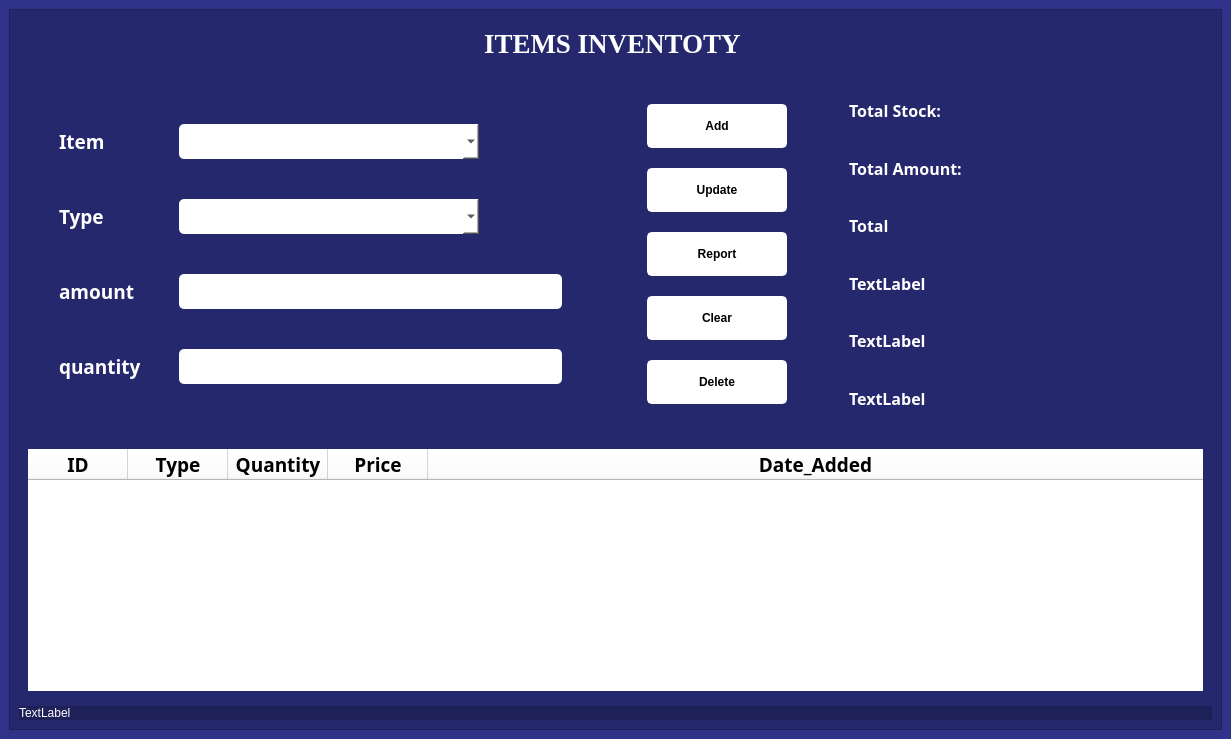
<?xml version="1.0" encoding="UTF-8"?>
<ui version="4.0">
 <class>MainWindow</class>
 <widget class="QMainWindow" name="MainWindow">
  <property name="geometry">
   <rect>
    <x>0</x>
    <y>0</y>
    <width>1231</width>
    <height>739</height>
   </rect>
  </property>
  <property name="windowTitle">
   <string>MainWindow</string>
  </property>
  <property name="styleSheet">
   <string notr="true">background-color: rgba(44, 47, 134, 200);
color: white;</string>
  </property>
  <widget class="QWidget" name="centralwidget">
   <property name="styleSheet">
    <string notr="true">/*background-color: rgb(88, 162, 157);
color: rgb(255, 255, 255);*/
background-color: rgba(44, 47, 134, 200);
color: white;</string>
   </property>
   <layout class="QVBoxLayout" name="verticalLayout_2">
    <item>
     <widget class="QFrame" name="frame">
      <property name="styleSheet">
       <string notr="true">background-color: rgba(0, 0, 0, 50);</string>
      </property>
      <property name="frameShape">
       <enum>QFrame::StyledPanel</enum>
      </property>
      <property name="frameShadow">
       <enum>QFrame::Raised</enum>
      </property>
      <layout class="QVBoxLayout" name="verticalLayout_3">
       <item>
        <widget class="QFrame" name="frame_5">
         <property name="minimumSize">
          <size>
           <width>1038</width>
           <height>0</height>
          </size>
         </property>
         <property name="styleSheet">
          <string notr="true">background-color: none;
border: none;
</string>
         </property>
         <property name="frameShape">
          <enum>QFrame::StyledPanel</enum>
         </property>
         <property name="frameShadow">
          <enum>QFrame::Raised</enum>
         </property>
         <layout class="QVBoxLayout" name="verticalLayout">
          <item alignment="Qt::AlignHCenter">
           <widget class="QLabel" name="label_8">
            <property name="font">
             <font>
              <family>Times New Roman</family>
              <pointsize>20</pointsize>
              <bold>true</bold>
             </font>
            </property>
            <property name="styleSheet">
             <string notr="true">background-color: none;
border: none;
</string>
            </property>
            <property name="text">
             <string>ITEMS INVENTOTY </string>
            </property>
           </widget>
          </item>
         </layout>
        </widget>
       </item>
       <item>
        <widget class="QFrame" name="frame_2">
         <property name="styleSheet">
          <string notr="true">#frame_2{
	color: rgb(255, 255, 255);
padding: 10px;
background-color: none;
border: none;
}

#frame_3{
	height: 80px;
	border-radius: 9px;
	background-color: rgb(81, 161, 134);
	padding-left: 10px;
	color: rgb(255, 255, 255);
padding:5px;

}
QPushButton{
	color: white;
	border-radius: 9px;
	border: 2px solid white;
	background-color: rgb(0, 0, 99);
	padding: 2px;
	height: 20px;
	font: 700 11pt &quot;Segoe UI&quot;;
}

QPushButton::hover{
	background-color: rgb(255, 98, 46);
padding: 20px;
}

QComboBox{
	background-color: rgb(255, 255, 255);
	border-radius: 5px;
	padding: 5px;
	color: rgb(0, 0, 0);
}

QComboBox::hover{
	background-color: rgb(255, 255, 255);
}

QLineEdit{
	background-color: rgb(255, 255, 255);
	border-radius: 5px;
	padding: 5px;
	color: rgb(0, 0, 0);
}
QSpinBox::hover{
	background-color: rgb(255, 255, 255);
}</string>
         </property>
         <property name="frameShape">
          <enum>QFrame::StyledPanel</enum>
         </property>
         <property name="frameShadow">
          <enum>QFrame::Raised</enum>
         </property>
         <layout class="QHBoxLayout" name="horizontalLayout">
          <property name="spacing">
           <number>25</number>
          </property>
          <property name="leftMargin">
           <number>0</number>
          </property>
          <property name="topMargin">
           <number>0</number>
          </property>
          <property name="rightMargin">
           <number>0</number>
          </property>
          <property name="bottomMargin">
           <number>0</number>
          </property>
          <item>
           <layout class="QGridLayout" name="gridLayout_3">
            <item row="0" column="0">
             <layout class="QGridLayout" name="gridLayout">
              <property name="leftMargin">
               <number>30</number>
              </property>
              <property name="topMargin">
               <number>20</number>
              </property>
              <property name="rightMargin">
               <number>30</number>
              </property>
              <property name="bottomMargin">
               <number>20</number>
              </property>
              <property name="horizontalSpacing">
               <number>10</number>
              </property>
              <property name="verticalSpacing">
               <number>20</number>
              </property>
              <item row="3" column="0">
               <widget class="QLabel" name="label_4">
                <property name="minimumSize">
                 <size>
                  <width>90</width>
                  <height>0</height>
                 </size>
                </property>
                <property name="maximumSize">
                 <size>
                  <width>16777215</width>
                  <height>16777215</height>
                 </size>
                </property>
                <property name="font">
                 <font>
                  <family>Quincy</family>
                  <pointsize>14</pointsize>
                  <bold>true</bold>
                 </font>
                </property>
                <property name="styleSheet">
                 <string notr="true">background-color: none;
border: none;
</string>
                </property>
                <property name="text">
                 <string>quantity</string>
                </property>
               </widget>
              </item>
              <item row="0" column="3">
               <widget class="QComboBox" name="category">
                <property name="minimumSize">
                 <size>
                  <width>200</width>
                  <height>0</height>
                 </size>
                </property>
                <property name="maximumSize">
                 <size>
                  <width>300</width>
                  <height>16777215</height>
                 </size>
                </property>
                <property name="font">
                 <font>
                  <family>Manrope</family>
                  <pointsize>12</pointsize>
                 </font>
                </property>
                <property name="styleSheet">
                 <string notr="true">QComboBox{
	background-color: rgb(255, 255, 255);
	border-radius: 5px;
	padding: 5px;
	color: rgb(0, 0, 0);
}

QComboBox::hover{
	background-color: rgb(255, 255, 255);
}</string>
                </property>
               </widget>
              </item>
              <item row="1" column="0">
               <widget class="QLabel" name="label">
                <property name="minimumSize">
                 <size>
                  <width>90</width>
                  <height>0</height>
                 </size>
                </property>
                <property name="maximumSize">
                 <size>
                  <width>16777215</width>
                  <height>16777215</height>
                 </size>
                </property>
                <property name="font">
                 <font>
                  <family>Quincy</family>
                  <pointsize>14</pointsize>
                  <bold>true</bold>
                 </font>
                </property>
                <property name="styleSheet">
                 <string notr="true">background-color: none;
border: none;
</string>
                </property>
                <property name="text">
                 <string>Type</string>
                </property>
               </widget>
              </item>
              <item row="2" column="0">
               <widget class="QLabel" name="label_3">
                <property name="minimumSize">
                 <size>
                  <width>110</width>
                  <height>0</height>
                 </size>
                </property>
                <property name="maximumSize">
                 <size>
                  <width>16777215</width>
                  <height>16777215</height>
                 </size>
                </property>
                <property name="font">
                 <font>
                  <family>Quincy</family>
                  <pointsize>14</pointsize>
                  <bold>true</bold>
                 </font>
                </property>
                <property name="styleSheet">
                 <string notr="true">background-color: none;
border: none;</string>
                </property>
                <property name="text">
                 <string>amount</string>
                </property>
               </widget>
              </item>
              <item row="0" column="0">
               <widget class="QLabel" name="label_2">
                <property name="minimumSize">
                 <size>
                  <width>90</width>
                  <height>0</height>
                 </size>
                </property>
                <property name="maximumSize">
                 <size>
                  <width>16777215</width>
                  <height>16777215</height>
                 </size>
                </property>
                <property name="font">
                 <font>
                  <family>Quincy</family>
                  <pointsize>14</pointsize>
                  <bold>true</bold>
                 </font>
                </property>
                <property name="styleSheet">
                 <string notr="true">background-color: none;
border: none;</string>
                </property>
                <property name="text">
                 <string>Item</string>
                </property>
               </widget>
              </item>
              <item row="1" column="3">
               <widget class="QComboBox" name="itemtype">
                <property name="maximumSize">
                 <size>
                  <width>300</width>
                  <height>16777215</height>
                 </size>
                </property>
                <property name="font">
                 <font>
                  <family>Manrope</family>
                  <pointsize>12</pointsize>
                 </font>
                </property>
                <property name="styleSheet">
                 <string notr="true">QComboBox{
	background-color: rgb(255, 255, 255);
	border-radius: 5px;
	padding: 5px;
	color: rgb(0, 0, 0);
}

QComboBox::hover{
	background-color: rgb(255, 255, 255);
}</string>
                </property>
               </widget>
              </item>
              <item row="2" column="3">
               <widget class="QLineEdit" name="itemAmount">
                <property name="font">
                 <font>
                  <family>Manrope</family>
                  <pointsize>12</pointsize>
                 </font>
                </property>
               </widget>
              </item>
              <item row="3" column="3">
               <widget class="QLineEdit" name="itemquant">
                <property name="font">
                 <font>
                  <family>Manrope</family>
                  <pointsize>12</pointsize>
                 </font>
                </property>
               </widget>
              </item>
             </layout>
            </item>
            <item row="0" column="1">
             <layout class="QGridLayout" name="gridLayout_2">
              <property name="leftMargin">
               <number>30</number>
              </property>
              <property name="topMargin">
               <number>20</number>
              </property>
              <property name="rightMargin">
               <number>30</number>
              </property>
              <property name="bottomMargin">
               <number>20</number>
              </property>
              <property name="horizontalSpacing">
               <number>10</number>
              </property>
              <property name="verticalSpacing">
               <number>20</number>
              </property>
              <item row="1" column="0">
               <widget class="QPushButton" name="pushButton_8">
                <property name="minimumSize">
                 <size>
                  <width>140</width>
                  <height>0</height>
                 </size>
                </property>
                <property name="maximumSize">
                 <size>
                  <width>16777215</width>
                  <height>16777215</height>
                 </size>
                </property>
                <property name="styleSheet">
                 <string notr="true">QPushButton:hover {              
	background-color: rgb(76, 80, 197);
}
QPushButton{
	background-color: rgb(255, 255, 255);
	border-radius: 5px;
	padding: 10px;
	color: rgb(0, 0, 0);
	width: auto;
	font-weight: 900;
}</string>
                </property>
                <property name="text">
                 <string>Update</string>
                </property>
                <property name="icon">
                 <iconset resource="../../static.qrc">
                  <normaloff>:/logo/images/approve_and_update_100px.png</normaloff>:/logo/images/approve_and_update_100px.png</iconset>
                </property>
                <property name="iconSize">
                 <size>
                  <width>24</width>
                  <height>24</height>
                 </size>
                </property>
               </widget>
              </item>
              <item row="4" column="0">
               <widget class="QPushButton" name="pushButton">
                <property name="minimumSize">
                 <size>
                  <width>100</width>
                  <height>0</height>
                 </size>
                </property>
                <property name="maximumSize">
                 <size>
                  <width>16777215</width>
                  <height>16777215</height>
                 </size>
                </property>
                <property name="styleSheet">
                 <string notr="true">QPushButton:hover {              
	background-color: rgb(76, 80, 197);
}
QPushButton{
	background-color: rgb(255, 255, 255);
	border-radius: 5px;
	padding: 10px;
	color: rgb(0, 0, 0);
	width: 90px;
	font-weight: 900;
}</string>
                </property>
                <property name="text">
                 <string>Delete</string>
                </property>
                <property name="icon">
                 <iconset resource="../../static.qrc">
                  <normaloff>:/logo/images/delete_100px.png</normaloff>:/logo/images/delete_100px.png</iconset>
                </property>
                <property name="iconSize">
                 <size>
                  <width>24</width>
                  <height>24</height>
                 </size>
                </property>
               </widget>
              </item>
              <item row="0" column="0">
               <widget class="QPushButton" name="pushButton_2">
                <property name="minimumSize">
                 <size>
                  <width>100</width>
                  <height>0</height>
                 </size>
                </property>
                <property name="maximumSize">
                 <size>
                  <width>16777215</width>
                  <height>16777215</height>
                 </size>
                </property>
                <property name="styleSheet">
                 <string notr="true">QPushButton:hover {              
	background-color: rgb(76, 80, 197);
}
QPushButton{
	background-color: rgb(255, 255, 255);
	border-radius: 5px;
	padding: 10px;
	color: rgb(0, 0, 0);
	width: 90px;
	font-weight: 900;
}</string>
                </property>
                <property name="text">
                 <string>Add</string>
                </property>
                <property name="icon">
                 <iconset resource="../../static.qrc">
                  <normaloff>:/logo/images/joyent_48px.png</normaloff>:/logo/images/joyent_48px.png</iconset>
                </property>
                <property name="iconSize">
                 <size>
                  <width>22</width>
                  <height>22</height>
                 </size>
                </property>
               </widget>
              </item>
              <item row="3" column="0">
               <widget class="QPushButton" name="pushButton_7">
                <property name="minimumSize">
                 <size>
                  <width>100</width>
                  <height>0</height>
                 </size>
                </property>
                <property name="maximumSize">
                 <size>
                  <width>16777215</width>
                  <height>16777215</height>
                 </size>
                </property>
                <property name="styleSheet">
                 <string notr="true">QPushButton:hover {              
	background-color: rgb(76, 80, 197);
}
QPushButton{
	background-color: rgb(255, 255, 255);
	border-radius: 5px;
	padding: 10px;
	color: rgb(0, 0, 0);
	width: 90px;
	font-weight: 900;
}</string>
                </property>
                <property name="text">
                 <string>Clear</string>
                </property>
                <property name="icon">
                 <iconset resource="../../static.qrc">
                  <normaloff>:/logo/images/clear_symbol_48px.png</normaloff>:/logo/images/clear_symbol_48px.png</iconset>
                </property>
                <property name="iconSize">
                 <size>
                  <width>24</width>
                  <height>24</height>
                 </size>
                </property>
               </widget>
              </item>
              <item row="2" column="0">
               <widget class="QPushButton" name="sale_entery_report">
                <property name="minimumSize">
                 <size>
                  <width>100</width>
                  <height>0</height>
                 </size>
                </property>
                <property name="maximumSize">
                 <size>
                  <width>16777215</width>
                  <height>16777215</height>
                 </size>
                </property>
                <property name="styleSheet">
                 <string notr="true">QPushButton:hover {              
	background-color: rgb(76, 80, 197);
}
QPushButton{
	background-color: rgb(255, 255, 255);
	border-radius: 5px;
	padding: 10px;
	color: rgb(0, 0, 0);
	width: 90px;
	font-weight: 900;
}</string>
                </property>
                <property name="text">
                 <string>Report</string>
                </property>
                <property name="icon">
                 <iconset resource="../../static.qrc">
                  <normaloff>:/logo/images/report_card_48px.png</normaloff>:/logo/images/report_card_48px.png</iconset>
                </property>
                <property name="iconSize">
                 <size>
                  <width>23</width>
                  <height>23</height>
                 </size>
                </property>
               </widget>
              </item>
             </layout>
            </item>
           </layout>
          </item>
          <item>
           <widget class="QFrame" name="frame_3">
            <property name="minimumSize">
             <size>
              <width>360</width>
              <height>120</height>
             </size>
            </property>
            <property name="maximumSize">
             <size>
              <width>350</width>
              <height>400</height>
             </size>
            </property>
            <property name="font">
             <font>
              <family>Manrope</family>
              <pointsize>12</pointsize>
             </font>
            </property>
            <property name="styleSheet">
             <string notr="true">#frame_3{
background-color: none;
border: none;
}

#label_5,#label_6,#label_9,#label_11,#label_13,#label_15{
	color: rgb(255, 255, 255);
border-radius:1px;
}
#totalpriceLabel,#totalstockLabel, #label_10, #label_12, #label_14, #label_16{
	background-color: rgb(255, 255, 255);
}</string>
            </property>
            <property name="frameShape">
             <enum>QFrame::StyledPanel</enum>
            </property>
            <property name="frameShadow">
             <enum>QFrame::Raised</enum>
            </property>
            <layout class="QGridLayout" name="gridLayout_5">
             <property name="leftMargin">
              <number>2</number>
             </property>
             <property name="topMargin">
              <number>2</number>
             </property>
             <property name="rightMargin">
              <number>2</number>
             </property>
             <property name="bottomMargin">
              <number>2</number>
             </property>
             <property name="horizontalSpacing">
              <number>2</number>
             </property>
             <property name="verticalSpacing">
              <number>19</number>
             </property>
             <item row="1" column="0">
              <widget class="QLabel" name="total_amount">
               <property name="font">
                <font>
                 <family>Manrope ExtraBold</family>
                 <pointsize>12</pointsize>
                 <bold>true</bold>
                </font>
               </property>
               <property name="styleSheet">
                <string notr="true">background-color: none;
border: none;</string>
               </property>
               <property name="text">
                <string>Total Amount:</string>
               </property>
              </widget>
             </item>
             <item row="3" column="0">
              <widget class="QLabel" name="label_11">
               <property name="font">
                <font>
                 <family>Manrope ExtraBold</family>
                 <pointsize>12</pointsize>
                 <bold>true</bold>
                </font>
               </property>
               <property name="styleSheet">
                <string notr="true">background-color: none;
border: none;</string>
               </property>
               <property name="text">
                <string>TextLabel</string>
               </property>
              </widget>
             </item>
             <item row="5" column="0">
              <widget class="QLabel" name="label_15">
               <property name="font">
                <font>
                 <family>Manrope ExtraBold</family>
                 <pointsize>12</pointsize>
                 <bold>true</bold>
                </font>
               </property>
               <property name="styleSheet">
                <string notr="true">background-color: none;
border: none;</string>
               </property>
               <property name="text">
                <string>TextLabel</string>
               </property>
              </widget>
             </item>
             <item row="0" column="0">
              <widget class="QLabel" name="total_stock">
               <property name="font">
                <font>
                 <family>Manrope ExtraBold</family>
                 <pointsize>12</pointsize>
                 <bold>true</bold>
                </font>
               </property>
               <property name="styleSheet">
                <string notr="true">background-color: none;
border: none;</string>
               </property>
               <property name="text">
                <string>Total Stock:</string>
               </property>
              </widget>
             </item>
             <item row="2" column="0">
              <widget class="QLabel" name="label_9">
               <property name="font">
                <font>
                 <family>Manrope ExtraBold</family>
                 <pointsize>12</pointsize>
                 <bold>true</bold>
                </font>
               </property>
               <property name="styleSheet">
                <string notr="true">background-color: none;
border: none;</string>
               </property>
               <property name="text">
                <string>Total</string>
               </property>
              </widget>
             </item>
             <item row="4" column="0">
              <widget class="QLabel" name="label_13">
               <property name="font">
                <font>
                 <family>Manrope ExtraBold</family>
                 <pointsize>12</pointsize>
                 <bold>true</bold>
                </font>
               </property>
               <property name="styleSheet">
                <string notr="true">background-color: none;
border: none;</string>
               </property>
               <property name="text">
                <string>TextLabel</string>
               </property>
              </widget>
             </item>
            </layout>
           </widget>
          </item>
         </layout>
        </widget>
       </item>
       <item>
        <widget class="QFrame" name="frame_4">
         <property name="styleSheet">
          <string notr="true">/*background-color: rgb(88, 162, 157);
color: rgb(0, 0, 0);*/
background-color: none;
border: none;</string>
         </property>
         <property name="frameShape">
          <enum>QFrame::StyledPanel</enum>
         </property>
         <property name="frameShadow">
          <enum>QFrame::Raised</enum>
         </property>
         <layout class="QGridLayout" name="gridLayout_4">
          <item row="0" column="0">
           <widget class="QTableWidget" name="tableWidget">
            <property name="styleSheet">
             <string notr="true">font: 800 12pt &quot;Manrope ExtraBold&quot;;
background-color: rgb(255, 255, 255);
color: black;</string>
            </property>
            <attribute name="horizontalHeaderStretchLastSection">
             <bool>true</bool>
            </attribute>
            <column>
             <property name="text">
              <string>ID</string>
             </property>
             <property name="font">
              <font>
               <family>Quincy</family>
               <pointsize>14</pointsize>
               <bold>true</bold>
              </font>
             </property>
            </column>
            <column>
             <property name="text">
              <string>Type</string>
             </property>
             <property name="font">
              <font>
               <family>Quincy</family>
               <pointsize>14</pointsize>
               <bold>true</bold>
              </font>
             </property>
            </column>
            <column>
             <property name="text">
              <string>Quantity</string>
             </property>
             <property name="font">
              <font>
               <family>Quincy</family>
               <pointsize>14</pointsize>
               <bold>true</bold>
              </font>
             </property>
            </column>
            <column>
             <property name="text">
              <string>Price</string>
             </property>
             <property name="font">
              <font>
               <family>Quincy</family>
               <pointsize>14</pointsize>
               <bold>true</bold>
              </font>
             </property>
            </column>
            <column>
             <property name="text">
              <string>Date_Added</string>
             </property>
             <property name="font">
              <font>
               <family>Quincy</family>
               <pointsize>14</pointsize>
               <bold>true</bold>
              </font>
             </property>
            </column>
           </widget>
          </item>
         </layout>
        </widget>
       </item>
       <item>
        <widget class="QLabel" name="error_label">
         <property name="text">
          <string>TextLabel</string>
         </property>
        </widget>
       </item>
      </layout>
     </widget>
    </item>
   </layout>
  </widget>
 </widget>
 <resources>
  <include location="../../static.qrc"/>
 </resources>
 <connections/>
</ui>
